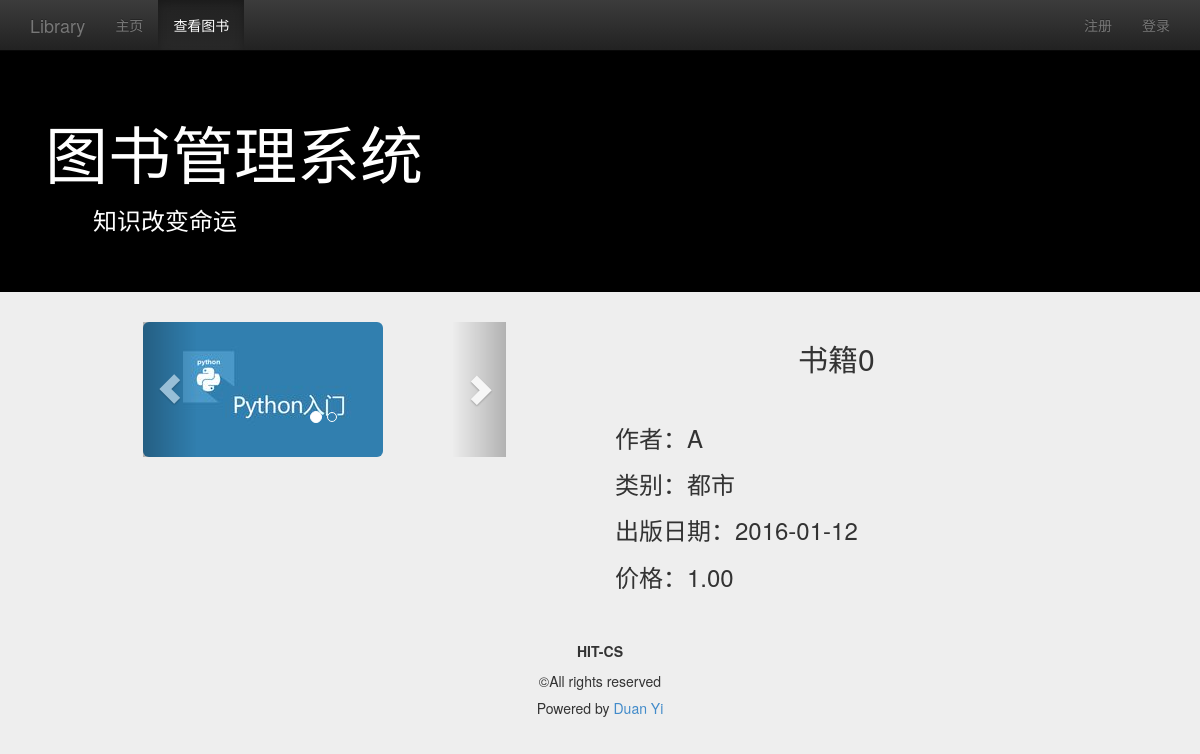
The page /view_book/detail/?id=1 on the database its author committed.
### management/models.py (models this page shows, shortened)
class Img(models.Model):
    name = models.CharField(max_length=128,verbose_name='图片名称')
    description = models.TextField(verbose_name='图片描述')
    img = models.ImageField(upload_to='image/%Y/%m/%d/')
    book = models.ForeignKey(Book)
    class Meta:
        verbose_name = '图片'
        verbose_name_plural = verbose_name

class Book(models.Model):
    name = models.CharField(max_length=128,verbose_name='书名')
    price = models.FloatField(verbose_name='价格')
    author = models.CharField(max_length=128,verbose_name='作者')
    publish_date = models.DateField(verbose_name='出版日期')
    category = models.CharField(max_length=128,verbose_name='类别')
    class Meta:
        verbose_name = '书籍'
        verbose_name_plural = verbose_name

### management/views.py (the view)
# urls.py: url(r'^view_book/detail/$', views.detail, name='detail'),
def detail(request):
    user = request.user if request.user.is_authenticated() else None
    book_id = request.GET.get('id', '')
    if book_id == '':
        return HttpResponseRedirect(reverse('view_book_list'))
    try:
        book = Book.objects.get(pk=book_id)
    except Book.DoesNotExist:
        return HttpResponseRedirect(reverse('view_book_list'))
    content = {
        'user': user,
        'active_menu': 'view_book',
        'book': book,
    }
    return render(request, 'management/detail.html', content)

### templates/management/detail.html (shortened to what this page needs)
{% extends "management/base.html" %}
{% load staticfiles %}
{% block content %}
    <div class="container">
        <div class="row">
            <div class="col-md-10 col-md-offset-1">
                <div class="col-md-5">
                    {% if book.img_set.all %}
                        <div id="carousel-generic" class="carousel slide" data-ride="carousel">
                            <ol class="carousel-indicators">
                                {% for img in book.img_set.all %}
                                    <li data-target="#carousel-generic" data-slide-to="{{ forloop.counter0 }}"
                                        {% if forloop.first %}class="active"{% endif %}></li>
                                {% endfor %}
                            </ol>
                            <div class="carousel-inner" role="listbox">
                                {% for img in book.img_set.all %}
                                    <div {% if forloop.first %}class="item active"{% else %}class="item"{% endif %}>
                                        <img class="img-rounded" src="{% url 'media' img.img %}">
                                    </div>
                                {% endfor %}
                            </div>
                            <a class="left carousel-control" href="#carousel-generic" role="button" data-slide="prev">
                                <span class="glyphicon glyphicon-chevron-left"></span>
                            </a>
                            <a class="right carousel-control" href="#carousel-generic" role="button" data-slide="next">
                                <span class="glyphicon glyphicon-chevron-right"></span>
                            </a>
                        </div>
                    {% else %}
                        <p class="text-center">暂无图片</p>
                    {% endif %}
                </div>
                <div class="col-md-6 col-md-offset-1">
                    <h2 class="text-center">{{ book.name }}</h2>
                    <br>
                    <h3>作者：{{ book.author }}</h3>
                    <h3>类别：{{ book.category }}</h3>
                    <h3>出版日期：{{ book.publish_date|date:"Y-m-d" }}</h3>
                    <h3>价格：{{ book.price|floatformat:2 }}</h3>
                </div>
            </div>
        </div>
    </div>
{% endblock %}

### management/static/css/base.css (style rules this page uses)
body { padding-top: 50px; background-color: #eeeeee; }

### rows shown on the page
Img: img (picture)
Book: name "书籍0", author "A", category "都市", publish_date "2016-01-12", price "1.00"
